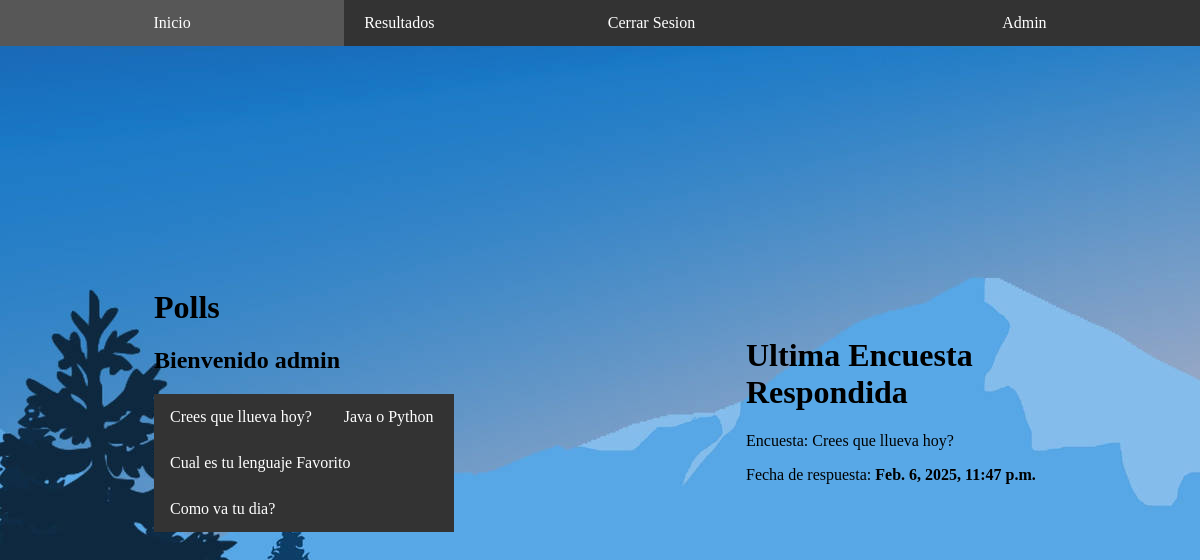
The page /polls/ (signed in) on the database its author committed.
### polls/models.py (models this page shows, shortened)
class Question(models.Model):
    question_text = models.CharField(max_length=200)
    pub_date = models.DateTimeField("date published")
    creared_by = models.ForeignKey(User, on_delete=models.CASCADE, related_name="created_questions", default=1), # id del admin
    is_active = models.BooleanField(default=True)

class Voted(models.Model):
    user = models.ForeignKey('auth.User', on_delete=models.CASCADE)
    question = models.ForeignKey(Question, on_delete=models.CASCADE)
    choice = models.ForeignKey(Choice, on_delete=models.CASCADE)
    vote_date = models.DateTimeField(auto_now_add=True)
    class Meta:
        unique_together = ('user', 'question')

### polls/views.py (the view)
# urls.py: path("", views.IndexView.as_view(), name="index"),
class IndexView(generic.ListView):
    template_name = "polls/index.html"
    context_object_name = "latest_question_list"
    def get_queryset(self):
        return Question.objects.filter(pub_date__lte=timezone.now()).order_by("-pub_date")[:5]
    def get_context_data(self, **kwargs):
        context = super().get_context_data(**kwargs)
        if self.request.user.is_authenticated:
            latest_vote = Voted.objects.filter(user=self.request.user).order_by('-vote_date').first()
            if latest_vote:
                context["latest_vote_date"] = latest_vote.vote_date
                context["latest_question"] = latest_vote.question
            else:
                context["latest_vote_date"] = None
                context["latest_question"] = None
        return context

### polls/templates/polls/index.html (shortened to what this page needs)
<!DOCTYPE html>
<html lang="en">
<head>
    {% load static %}
    <link rel="stylesheet" href="{% static 'polls/style.css' %}">
</head>
<body>
      <nav class="menu">
        <ul>
          <li><a href="{% url 'polls:index' %}">Inicio</a></li>
          <a href="{% url 'polls:all_results' %}">Resultados</a>
          {% if user.is_authenticated %}
            <li><a href="{% url 'logout' %}?next={{ request.path }}">Cerrar Sesion</a></li>
                {% if user.is_superuser %}
                    <li><a href="{% url 'admin:index' %}">Admin</a></li>
                {% endif %}
            {% else %}
          <li><a href="{% url 'login' %}?next={{ request.path }}">Iniciar Sesion</a></li>
          {% endif %}
        </ul>
      </nav>
    <div class="centered-div">
        <div>
            <h1>Polls</h1>
            <h2>Bienvenido {{ user.get_username }}</h2>
            {% if latest_question_list %}
                <ul>
                {% for question in latest_question_list %}
                <li><a href="{% url 'polls:detail' question.id %}">{{ question.question_text }}</a></li>
                {% endfor %}
                </ul>
            {% else %}
                <p>No hay encuestas disponibles.</p>
            {% endif %}
        </div>
    </div>
    <div class="centered-div">
        <div>
            <h1>Ultima Encuesta Respondida</h1>
            {% if latest_question %}
            <p>Encuesta: <string>{{ latest_question.question_text }}</strong/></p>
            <p>Fecha de respuesta: <strong>{{ latest_vote_date }}</strong></p>
            {% else %}
            <p>No se respondio ninguna encuesta</p>
            {% endif %}
        </div>
    </div>
</body>
</html>

### polls/static/polls/style.css (style rules this page uses)
body { background: white url("images/background.jpg") no-repeat; display: flex; justify-content: center; align-items: center; }
div { width:300px; margin:auto; }
.centered-div { display: flex; justify-content: center; align-items: center; height: 100vh; }
ul { list-style-type: none; margin: top; padding: 0; overflow: hidden; background-color: #333; }
li { float: left; }
li a { display: block; color: white; text-align: center; padding: 14px 16px; text-decoration: none; }
.menu { background-color: #333; overflow: hidden; width: 100%; position: fixed; top: 0; left: 0; z-index: 1000; }
.menu ul { list-style-type: none; margin: 0; padding: 0; display: flex; }
.menu li { flex-grow: 1; text-align: center; }
.menu a { display: block; color: white; text-decoration: none; padding: 14px 20px; }

### rows shown on the page
Question: question_text "Crees que llueva hoy?"
Question: question_text "Java o Python"
Question: question_text "Cual es tu lenguaje Favorito"
Question: question_text "Como va tu dia?"
Voted: vote_date "Feb. 6, 2025, 11:47 p.m."

### other values the page prints
{{ user.get_username }} "admin"
